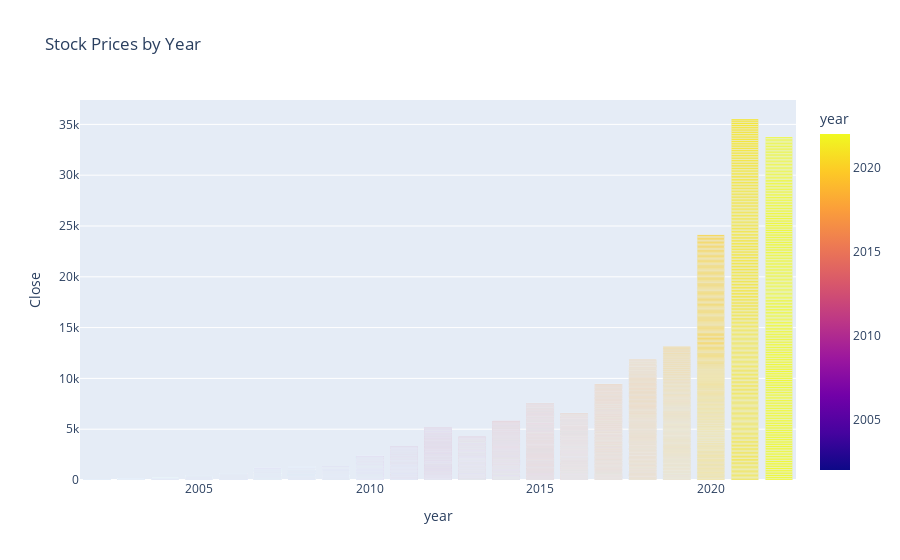

Here is the notebook cell this chart was saved with:
### Code cell
fig = px.bar(df, x='year', y='Close', title='Stock Prices by Year', color='year')
fig.show()

### Figure 1 — Plotly figure (JSON) as saved in the notebook; plotly's stock layout.template omitted (floating-point values rounded to 4 significant figures; data arrays with more than 128 entries replaced by an {"elided": "..."} marker saying what was removed)
{"data": [{"alignmentgroup": "True", "hovertemplate": "year=%{marker.color}<br>Close=%{y}<extra></extra>", "legendgroup": "", "marker": {"color": {"elided": "5034 int values"}, "coloraxis": "coloraxis", "pattern": {"shape": ""}}, "name": "", "offsetgroup": "", "orientation": "v", "showlegend": false, "textposition": "auto", "type": "bar", "x": {"elided": "5034 int values"}, "xaxis": "x", "y": {"elided": "5034 float values"}, "yaxis": "y"}], "layout": {"barmode": "relative", "coloraxis": {"colorbar": {"title": {"text": "year"}}, "colorscale": [[0, "#0d0887"], [0.1111, "#46039f"], [0.2222, "#7201a8"], [0.3333, "#9c179e"], [0.4444, "#bd3786"], [0.5556, "#d8576b"], [0.6667, "#ed7953"], [0.7778, "#fb9f3a"], [0.8889, "#fdca26"], [1, "#f0f921"]]}, "legend": {"tracegroupgap": 0}, "title": {"text": "Stock Prices by Year"}, "xaxis": {"anchor": "y", "domain": [0, 1], "title": {"text": "year"}}, "yaxis": {"anchor": "x", "domain": [0, 1], "title": {"text": "Close"}}}}
